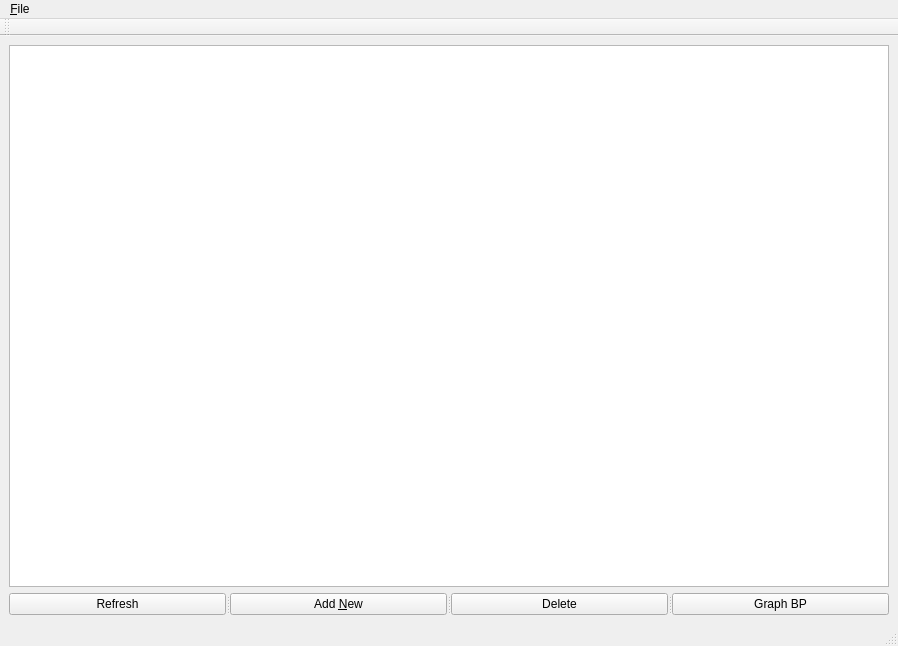
<?xml version="1.0" encoding="UTF-8"?>
<ui version="4.0">
 <class>MainWindow</class>
 <widget class="QMainWindow" name="MainWindow">
  <property name="geometry">
   <rect>
    <x>0</x>
    <y>0</y>
    <width>898</width>
    <height>646</height>
   </rect>
  </property>
  <property name="sizePolicy">
   <sizepolicy hsizetype="Expanding" vsizetype="Expanding">
    <horstretch>0</horstretch>
    <verstretch>1</verstretch>
   </sizepolicy>
  </property>
  <property name="windowTitle">
   <string>MainWindow</string>
  </property>
  <widget class="QWidget" name="centralwidget">
   <property name="sizePolicy">
    <sizepolicy hsizetype="Expanding" vsizetype="Expanding">
     <horstretch>0</horstretch>
     <verstretch>0</verstretch>
    </sizepolicy>
   </property>
   <layout class="QGridLayout" name="gridLayout">
    <item row="0" column="0">
     <widget class="QTableView" name="tb1">
      <property name="sizePolicy">
       <sizepolicy hsizetype="Expanding" vsizetype="Expanding">
        <horstretch>0</horstretch>
        <verstretch>0</verstretch>
       </sizepolicy>
      </property>
      <property name="minimumSize">
       <size>
        <width>100</width>
        <height>0</height>
       </size>
      </property>
      <property name="lineWidth">
       <number>2</number>
      </property>
      <property name="horizontalScrollMode">
       <enum>QAbstractItemView::ScrollPerItem</enum>
      </property>
      <attribute name="horizontalHeaderStretchLastSection">
       <bool>true</bool>
      </attribute>
     </widget>
    </item>
    <item row="1" column="0">
     <widget class="QSplitter" name="splitter">
      <property name="orientation">
       <enum>Qt::Horizontal</enum>
      </property>
      <widget class="QPushButton" name="btnRefresh">
       <property name="text">
        <string>Refresh</string>
       </property>
      </widget>
      <widget class="QPushButton" name="btnVform">
       <property name="text">
        <string>Add &amp;New</string>
       </property>
      </widget>
      <widget class="QPushButton" name="btnDelete">
       <property name="text">
        <string>Delete</string>
       </property>
      </widget>
      <widget class="QPushButton" name="btnGraphbp">
       <property name="text">
        <string>Graph BP</string>
       </property>
      </widget>
     </widget>
    </item>
   </layout>
  </widget>
  <widget class="QMenuBar" name="menubar">
   <property name="geometry">
    <rect>
     <x>0</x>
     <y>0</y>
     <width>898</width>
     <height>31</height>
    </rect>
   </property>
   <widget class="QMenu" name="menu_File">
    <property name="title">
     <string>&amp;File</string>
    </property>
    <addaction name="actionExit"/>
   </widget>
   <addaction name="menu_File"/>
  </widget>
  <widget class="QStatusBar" name="statusbar"/>
  <widget class="QToolBar" name="toolBar">
   <property name="windowTitle">
    <string>toolBar</string>
   </property>
   <attribute name="toolBarArea">
    <enum>TopToolBarArea</enum>
   </attribute>
   <attribute name="toolBarBreak">
    <bool>false</bool>
   </attribute>
  </widget>
  <action name="actionExit">
   <property name="text">
    <string>Exit</string>
   </property>
  </action>
 </widget>
 <resources/>
 <connections/>
</ui>
